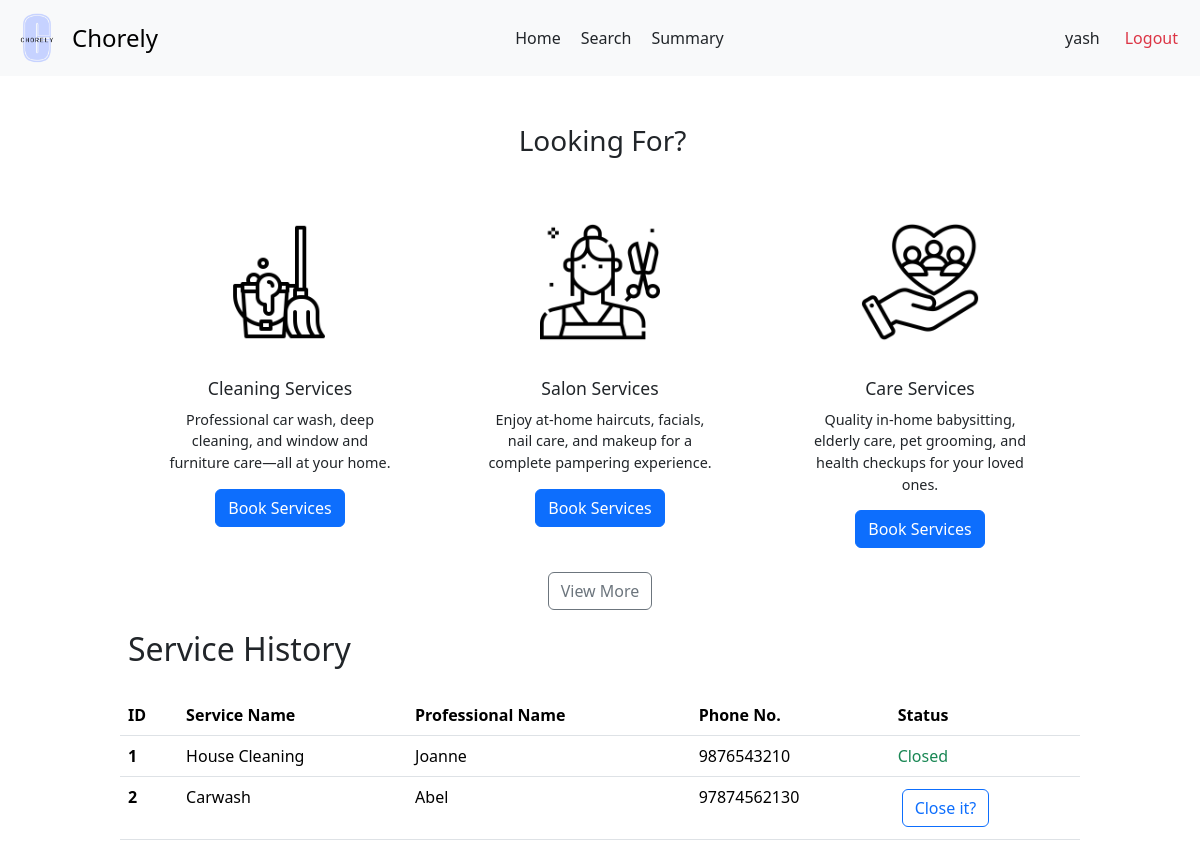
Page /user/customer/2 on the earlier database version.
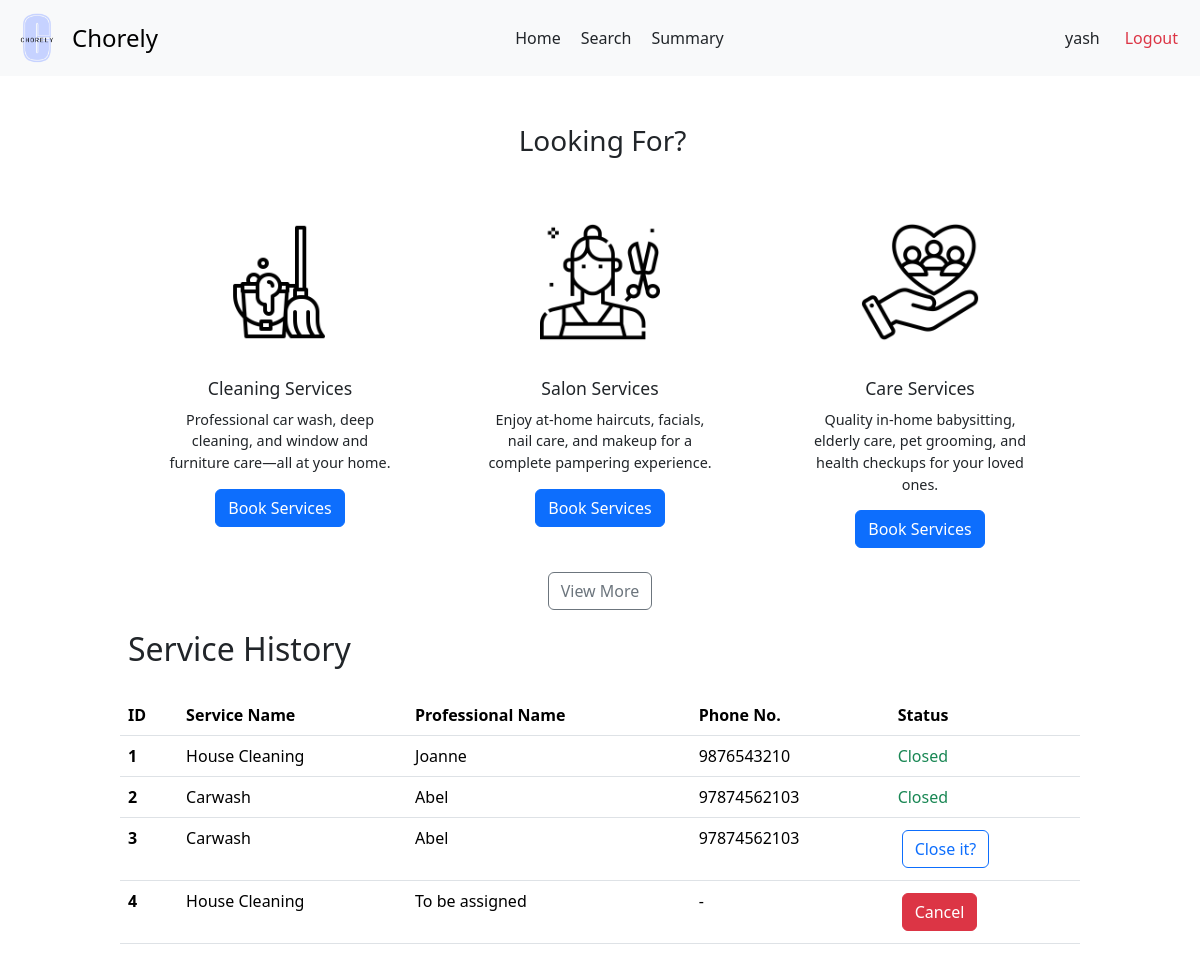
Same page on the later database version.
### backend/models.py (models this page shows)
class Users(db.Model):
  __tablename__ = 'Users'
  user_id = db.Column(db.Integer, primary_key=True, autoincrement=True)
  username = db.Column(db.String, unique=True, nullable=False)
  password = db.Column(db.String, nullable=False)
  role = db.Column(db.String, nullable=False)
  is_blocked = db.Column(db.Boolean, default=False)
  service_professional = db.relationship('ServiceProfessionals', backref='user', uselist=False)
  customer = db.relationship('Customers', backref='user', uselist=False)

class ServiceRequests(db.Model):
    __tablename__ = 'ServiceRequests'
    request_id = db.Column(db.Integer, primary_key=True, autoincrement=True)
    service_id = db.Column(db.Integer, db.ForeignKey('Services.service_id'), nullable=False)
    customer_id = db.Column(db.Integer, db.ForeignKey('Customers.customer_id'), nullable=False)
    professional_id = db.Column(db.Integer, db.ForeignKey('ServiceProfessionals.professional_id'))
    requested_service_date = db.Column(db.Date, default=date.today())
    date_of_request = db.Column(db.Date, default=date.today())
    date_of_completion = db.Column(db.Date)
    service_status = db.Column(db.String, default='requested')
    additional_requests = db.Column(db.String)
    remarks = db.Column(db.String)
    rating = db.Column(db.Float)

class Services(db.Model):
    __tablename__ = 'Services'
    service_id = db.Column(db.Integer, primary_key=True, autoincrement=True)
    name = db.Column(db.String, nullable=False)
    description = db.Column(db.String)
    base_price = db.Column(db.Float, nullable=False)
    time_required = db.Column(db.Integer)
    category = db.Column(db.String)
    service_professionals = db.relationship('ServiceProfessionals', backref='service')
    service_requests = db.relationship('ServiceRequests', backref='service')

class ServiceProfessionals(db.Model):
    __tablename__ = 'ServiceProfessionals'
    professional_id = db.Column(db.Integer, primary_key=True, autoincrement=True)
    user_id = db.Column(db.Integer, db.ForeignKey('Users.user_id'), unique=True, nullable=False)
    service_id = db.Column(db.Integer, db.ForeignKey('Services.service_id'), nullable=False)
    experience_years = db.Column(db.Integer)
    profile_verified = db.Column(db.Boolean, default=False)
    name = db.Column(db.String, nullable = False)
    phone = db.Column(db.String)
    address = db.Column(db.String)
    pin_code = db.Column(db.String)
    service_requests = db.relationship('ServiceRequests', backref='professional')

### backend/customerController.py (the view)
@app.route('/user/customer/<int:user_id>')
def customer_dash(user_id):
  user = Users.query.filter_by(user_id = user_id).first()
  customer = Customers.query.filter_by(user_id = user_id).first()
  return render_template('customer-dash.html', customer = customer, user = user, service_requests = customer.service_requests)

### templates/customer-dash.html (shortened to what this page needs)
<!DOCTYPE html>
<html lang="en">
<head>
  <link href="https://cdn.jsdelivr.net/npm/bootstrap@5.3.3/dist/css/bootstrap.min.css" rel="stylesheet">
  <link rel="stylesheet" href="{{ url_for('static', filename='customer-dash.css') }}">
  <link rel="stylesheet" href="{{ url_for('static', filename='navbar.css') }}">
</head>
<body>
  <nav class="navbar bg-body-tertiary">
    <div class="container-fluid">
      <a class="navbar-brand d-flex align-items-center" href="#" style="text-decoration: none;">
        <img src="{{ url_for('static', filename='logo.png') }}" alt="Chorely Logo" width="50" height="50" id="logo">
        <span style="font-size: 1.5rem;">Chorely</span>
      </a>
      <div style="display: flex;">
        <a class="nav-link active" aria-current="page" href="#">Home</a>
        <a class="nav-link" href="/customer/{{ customer.customer_id }}/search">Search</a>
        <a class="nav-link" href="/user/{{ user.user_id }}/summary">Summary</a>
      </div>
      <div class="d-flex text text-end">
        <a class="nav-link" href="/user/{{ user.user_id }}/profile">{{ user.username }}</a>
        <a class="nav-link text-danger" href="/userlogin">Logout</a>
      </div>
    </div>
  </nav>
  <div id="main">
    <div id="canvas">
      <br>
      <div class="container text-center">
        <h3 class="headings">Looking For?</h3>
        <div class="row g-4 justify-content-center" style="margin-top: 20px;">
          <div class="col">
            <div class="card custom-card mx-auto" style="width: 18rem; border: none;">
              <img src="{{ url_for('static', filename='cleaning.png') }}" class="card-img-top card-icon" alt="cleaning-mop">
              <div class="card-body">
                <h5 class="card-title">Cleaning Services</h5>
                <p class="card-text">Professional car wash, deep cleaning, and window and furniture care—all at your home.</p>
                <a href="/user/{{user.user_id}}/service/category/cleaning" class="btn btn-primary">Book Services</a>
              </div>
            </div>
          </div>
          <div class="col">
            <div class="card custom-card mx-auto" style="width: 18rem; border: none;">
              <img src="{{ url_for('static', filename='salon.png') }}" class="card-img-top card-icon" alt="cleaning-mop">
              <div class="card-body">
                <h5 class="card-title">Salon Services</h5>
                <p class="card-text">Enjoy at-home haircuts, facials, nail care, and makeup for a complete pampering experience.</p>
                <a href="/user/{{user.user_id}}/service/category/salon" class="btn btn-primary">Book Services</a>
              </div>
            </div>
          </div>
          <div class="col">
            <div class="card custom-card mx-auto" style="width: 18rem; border: none;">
              <img src="{{ url_for('static', filename='care.png') }}" class="card-img-top card-icon" alt="cleaning-mop">
              <div class="card-body">
                <h5 class="card-title">Care Services</h5>
                <p class="card-text">Quality in-home babysitting, elderly care, pet grooming, and health checkups for your loved ones.</p>
                <a href="/user/{{user.user_id}}/service/category/care" class="btn btn-primary">Book Services</a>
              </div>
            </div>
          </div>
        </div>
        <div style="text-align: center; margin: 20px;">
          <a href="/customer/{{ customer.customer_id }}/search" class="btn btn-outline-secondary">View More</a>
        </div>
      </div>
      <h2 class="headings">Service History</h2><br>
      {% if service_requests | length ==0 %}
        <div class="text text-center">
          <h5 class="headings">There are no services to display</h5>
        </div>
      {% else %}
        <div>
          <table class="table" style="margin-bottom: 50px;">
            <thead>
              <tr>
                <th scope="col">ID</th>
                <th scope="col">Service Name</th>
                <th scope="col">Professional Name</th>
                <th scope="col">Phone No.</th>
                <th scope="col">Status</th>
              </tr>
            </thead>
            <tbody>
              {% for request in service_requests %}
                <tr>
                  <th scope="row">{{ loop.index }}</th>
                  <td>{{ request.service.name }}</td>
                  {% if request.service_status == 'accepted' %}
                    <td>{{ request.professional.name }}</td>
                    <td>{{ request.professional.phone }}</td>
                    <td><a href="/user/{{ user.user_id }}/service/close/{{ request.request_id }}" class="btn btn-outline-primary">Close it?</a></td>
                  {% else %}
                    {% if request.service_status == 'requested' %}
                      <td>To be assigned</td>
                      <td> - </td>
                      <td><a href="/user/{{ user.user_id }}/service/cancel/{{ request.request_id }}" class="btn btn-danger">Cancel</a></td>
                    {% else %}
                      <td>{{ request.professional.name }}</td>
                      <td>{{ request.professional.phone }}</td>
                      <td class="text text-success">Closed</td>
                    {% endif %}
                  {% endif %}
                </tr>
              {% endfor %}
            </tbody>
          </table>
      {% endif %}
</body>
</html>

### static/customer-dash.css (style rules this page uses)
* { margin: 0px; }
#main, #canvas { margin-top: 90px; border: 2px none black; }
#canvas { width: 80%; margin: auto; height: 1000px; }
.headings { margin: 3px; padding-left: 5px; margin-top: 10px; }
td a { margin: 4px; }
table a { text-decoration: none; }
.card { height: 350px; padding: 10px; }
.card-img-top { margin-top: 10px; height: 120px; object-fit: scale-down; margin-bottom: 20px; }
.card-title { font-size: 1.1rem; margin-bottom: 10px; }
.card-text { font-size: 0.9rem; margin-bottom: 15px; }

### static/navbar.css (style rules this page uses)
#logo { object-fit: contain ; margin-right: 10px; filter: brightness(1.1) contrast(1.1) saturate(1.2); filter: contrast(100%); }
.text-end { margin-right: 10px; }
.navbar { position: fixed; background-color: white; top: 0; left: 0; right: 0; height: max-content; z-index: 1000; }

Differences in the rows shown:
changed ServiceRequests (number 2 of 4 on the later page): professional.phone "97874562130" → "97874562103"; service_status "Close it?" → "Closed"
now on this page (row edited): ServiceRequests: service.name "Carwash", professional.name "Abel", professional.phone "97874562103"
added ServiceRequests: service.name "House Cleaning"
